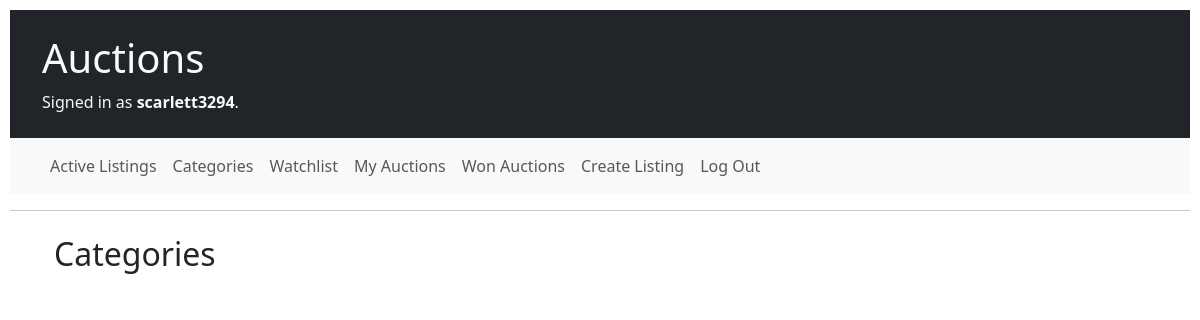
The app's page /categories/ (signed in), older data.
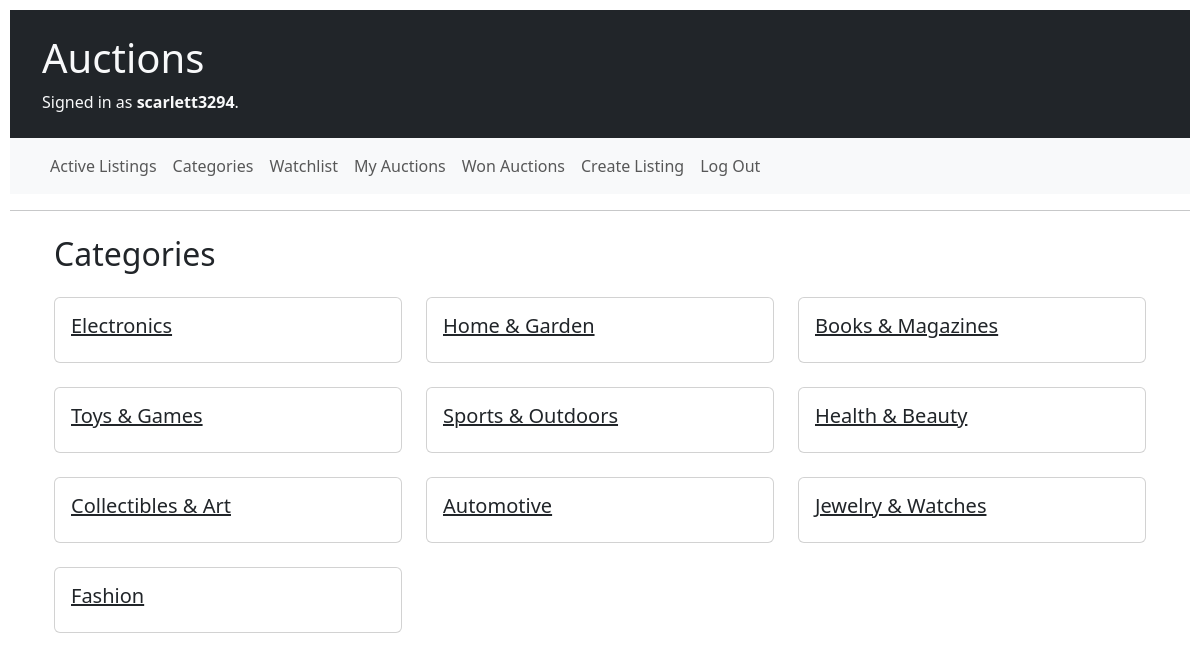
The same page, newer data.
### auctions/models.py (models this page shows, shortened)
class User(AbstractUser):
    pass

class Category(models.Model):
    name = models.CharField(max_length=60)

### auctions/views.py (the view)
# urls.py: path("categories/", views.categories, name="categories"),
@login_required
def categories(request):
    category_items = Category.objects.all()
    return render(request, "auctions/categories.html", {
        "category_items": category_items
    })

### auctions/templates/auctions/categories.html
{% extends "auctions/layout.html" %}
{% block body %}
    <section class="categories">
        <div class="container">
            <h2 class="mt-4 mb-4">Categories</h2>
            <div class="row">
                {% for category in category_items %}
                    <div class="col-lg-4 mb-4">
                        <div class="card">
                            <div class="card-body">
                                <h5 class="card-title">
                                    <a href="{% url 'listing_by_category' category.id %}" class="text-dark">{{ category.name }}</a>
                                </h5>
                            </div>
                        </div>
                    </div>
                {% endfor %}
            </div>
        </div>
    </section>
{% endblock %}

### auctions/templates/auctions/layout.html (shortened to what this page needs)
{% load static %}
<!DOCTYPE html>
<html lang="en">
<head>
    <link href="https://cdn.jsdelivr.net/npm/bootstrap@5.3.3/dist/css/bootstrap.min.css" rel="stylesheet">
    <link href="{% static 'auctions/styles.css' %}" rel="stylesheet">
</head>
<body>
    <header class="bg-dark text-light py-4">
        <div class="container">
            <h1>Auctions</h1>
            <div>
                {% if user.is_authenticated %}
                    <p class="mb-0">Signed in as <strong>{{ user.username }}</strong>.</p>
                {% else %}
                    <p class="mb-0">Not signed in.</p>
                {% endif %}
            </div>
        </div>
    </header>
    <nav class="navbar navbar-expand-lg navbar-light bg-light">
        <div class="container">
            <ul class="navbar-nav mr-auto">
                <li class="nav-item">
                    <a class="nav-link" href="{% url 'index' %}">Active Listings</a>
                </li>
                {% if user.is_authenticated %}
                    <li class="nav-item">
                        <a class="nav-link" href="{% url 'categories' %}">Categories</a>
                    </li>
                    <li class="nav-item">
                        <a class="nav-link" href="{% url 'watchlist' %}">Watchlist</a>
                    </li>
                    <li class="nav-item">
                        <a class="nav-link" href="{% url 'my_auctions' %}">My Auctions</a>
                    </li>
                    <li class="nav-item">
                        <a class="nav-link" href="{% url 'won_auctions' %}">Won Auctions</a>
                    </li>
                    <li class="nav-item">
                        <a class="nav-link" href="{% url 'create' %}">Create Listing</a>
                    </li>
                    <li class="nav-item">
                        <a class="nav-link" href="{% url 'logout' %}">Log Out</a>
                    </li>
                {% endif %}
            </ul>
        </div>
    </nav>
    <hr>
    <main class="container mt-4">
        {% block body %}
        {% endblock %}
    </main>
</body>
</html>

### auctions/static/auctions/styles.css (style rules this page uses)
body { padding: 10px; }

Row changes from the older to the newer data that the page shows:
added Category: name "Electronics"
added Category: name "Home & Garden"
added Category: name "Books & Magazines"
added Category: name "Toys & Games"
added Category: name "Sports & Outdoors"
added Category: name "Health & Beauty"
added Category: name "Collectibles & Art"
added Category: name "Automotive"
added Category: name "Jewelry & Watches"
added Category: name "Fashion"
